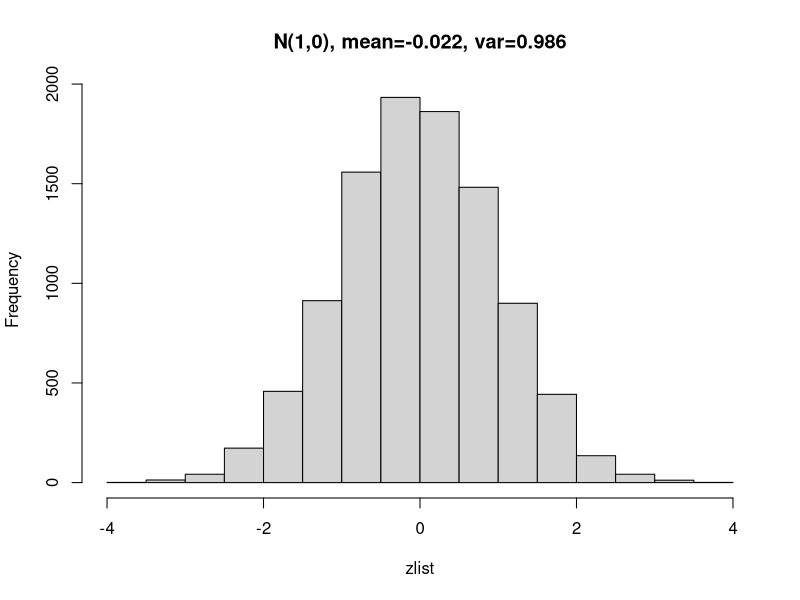
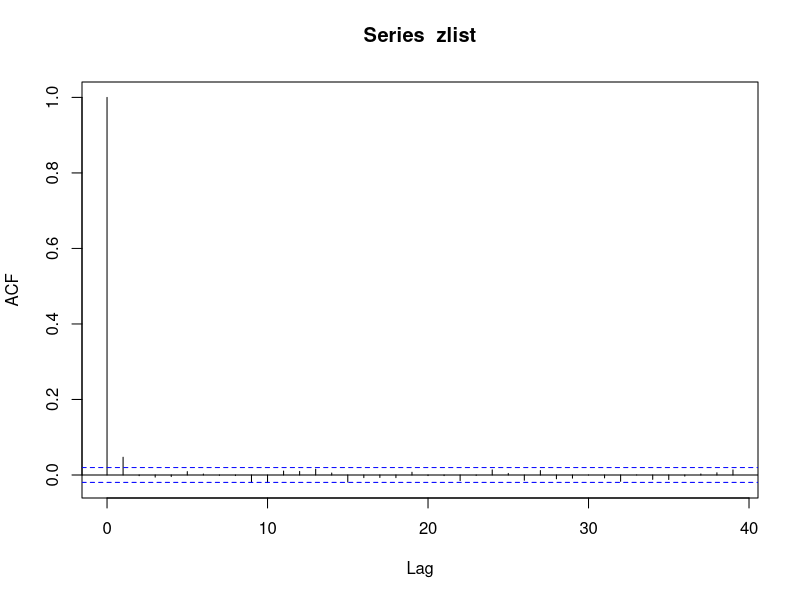
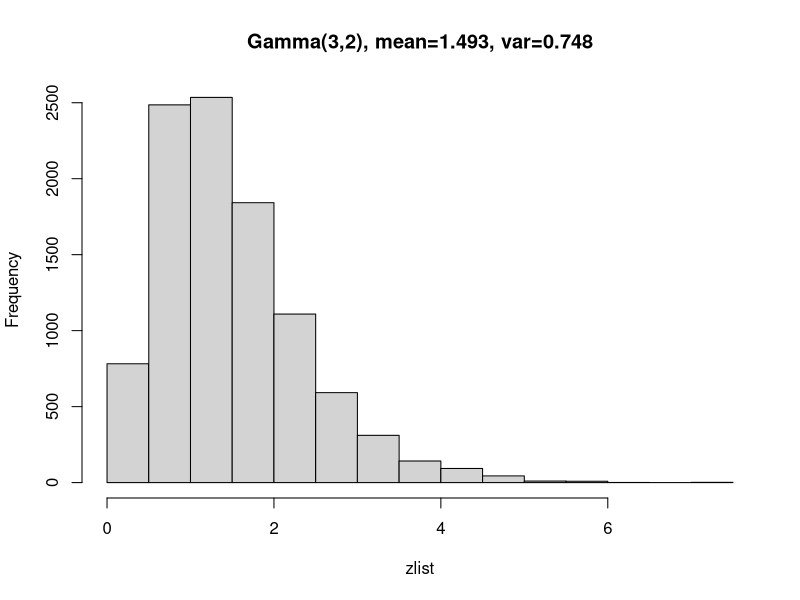
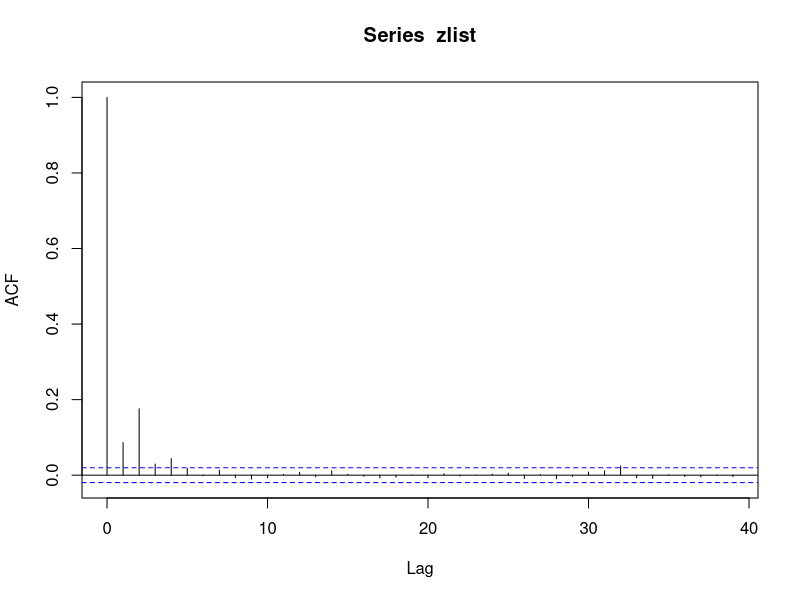
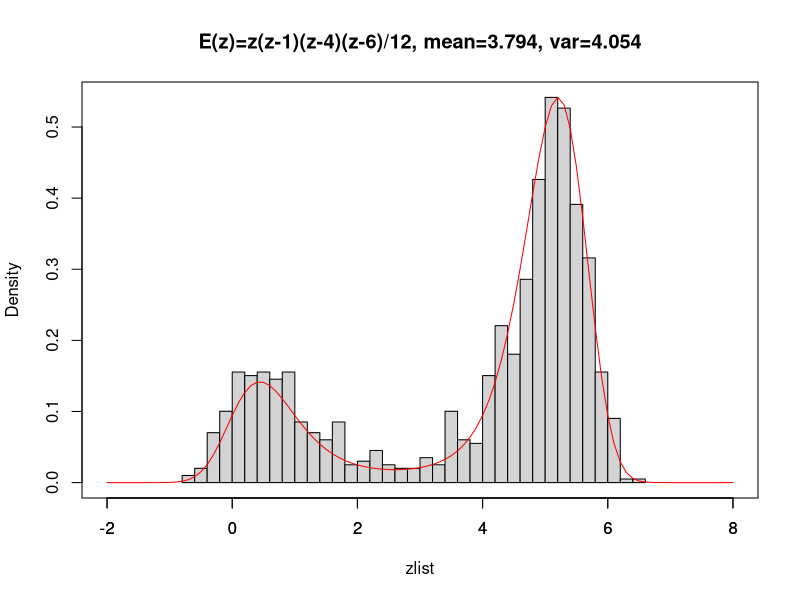
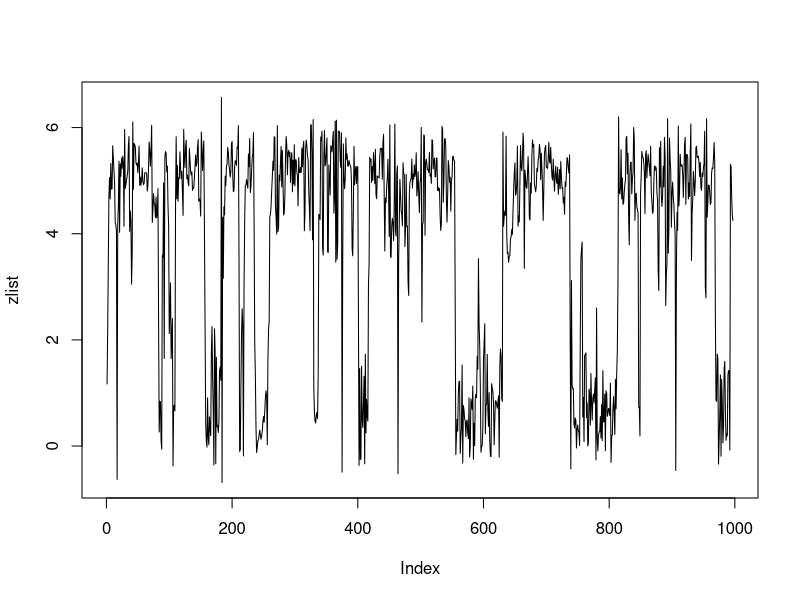
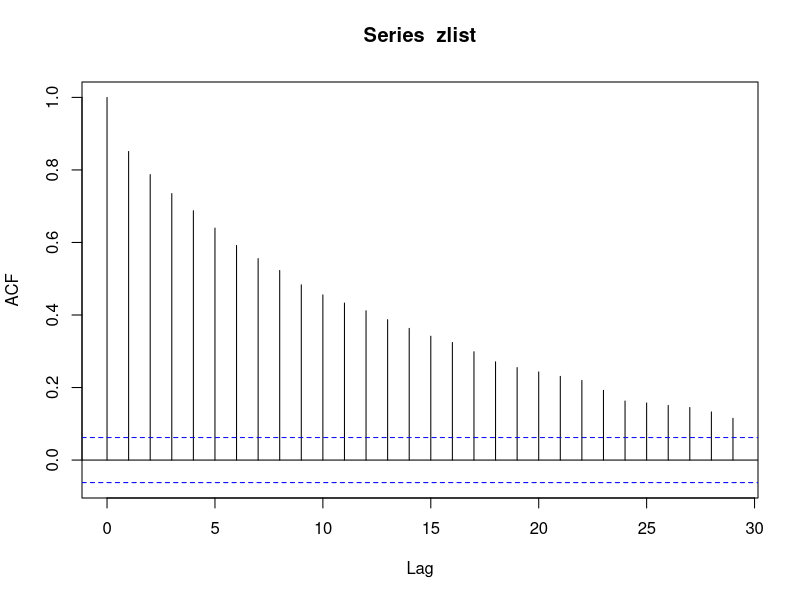

Reproduce these figures in R, in order.
# Hybrid Monte Carlo sampling

N <- 10000; # number of sampling

hmc_sampling <- function(N, E, partial_E, leapforg_count=100, leapforg_epsilon=0.01) {
	r <- rnorm(1,0,1);
	z <- 1;
	zlist <- c();

	for(i in 1:N) {
		H <- E(z) + r^2/2;
		# leapfrog
		e <- sample(c(-1,1), 1) * runif(1, 0.9, 1.1) * leapforg_epsilon;
		z2 <- z;
		r2 <- r - e * partial_E(z2) / 2;
		count = sample(leapforg_count:(leapforg_count*2), 1)
		for(j in 1:count) {
			z2 <- z2 + e * r2;
			r2 <- r2 - e * partial_E(z2);
		}
		r2 <- r2 - e * partial_E(z2) / 2;
		dH <- H - (E(z2) + r2^2/2);
		if (dH > 0 || runif(1) < exp(dH)) {
			z <- z2;
			zlist <- append(zlist, z);

			# resampling of r from p(r|z) = p(r) = N(0,1)
			r <- rnorm(1,0,1);
		} else {
			#cat(sprintf("%d: rejected\n", i));
		}
	}
	cat(sprintf("reject: %d / %d\n", N-length(zlist), N));
	zlist;
}

png();

# p(z) = N(0,1) = exp(-z^2/2)/sqrt(2pi)
# E(z) = z^2/2, Zp = sqrt(2pi), dE/dz = z
# Hamiltonian: H(z,r) = E(z) + K(r) = z^2/2 + r^2/2
zlist <- hmc_sampling(N, function(z)z**2/2, function(z)z);
hist(zlist, breaks=20, main=sprintf("N(1,0), mean=%.3f, var=%.3f", mean(zlist), var(zlist)));
acf(zlist);

# p(z) = Gamma(a,b) = 1/Zp * exp((a-1)ln z - bz)
# E(z) = -(a-1)ln z + bz, dE/dz = b - (a-1)/z
a <- 3;
b <- 2;
zlist <- hmc_sampling(N, function(z)b*z-(a-1)*log(z), function(z)b-(a-1)/z);
hist(zlist, breaks=20, main=sprintf("Gamma(%d,%d), mean=%.3f, var=%.3f", a, b, mean(zlist), var(zlist)));
acf(zlist);

# E(z) = 1/12 z(z-1)(z-4)(z-6) = (z^4-11z^3+34z^2-24z)/12
# dE/dz = (4z^3-33z^2+68z-24)/12
N <- 1000
zlist <- hmc_sampling(N, function(z)z*(z-1)*(z-4)*(z-6)/12, function(z)(4*z**3-33*z**2+68*z-24)/12, 
	leapforg_count=400, leapforg_epsilon=0.005);
hist(zlist, breaks=30, main=sprintf("E(z)=z(z-1)(z-4)(z-6)/12, mean=%.3f, var=%.3f", mean(zlist), var(zlist)), freq=F, xlim=c(-2,8));
par(new=T);
plot(function(z)exp(-z*(z-1)*(z-4)*(z-6)/12), xlim=c(-2,8), col="red", ann=F, yaxt="n");

plot(zlist, type="l");
acf(zlist);
